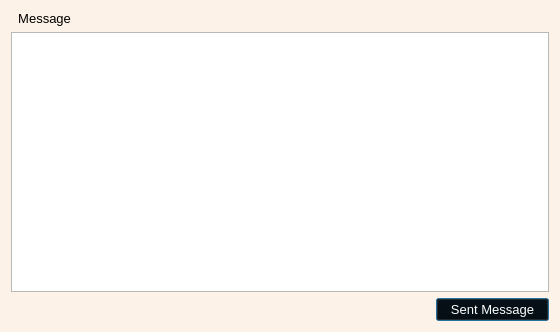
<?xml version="1.0" encoding="UTF-8"?>
<ui version="4.0">
 <class>Dialog</class>
 <widget class="QDialog" name="Dialog">
  <property name="windowModality">
   <enum>Qt::ApplicationModal</enum>
  </property>
  <property name="geometry">
   <rect>
    <x>0</x>
    <y>0</y>
    <width>560</width>
    <height>332</height>
   </rect>
  </property>
  <property name="windowTitle">
   <string>Dialog</string>
  </property>
  <property name="styleSheet">
   <string notr="true">QDialog#Dialog{background-color: rgb(252, 242, 231);}</string>
  </property>
  <layout class="QGridLayout" name="gridLayout_4">
   <item row="1" column="1">
    <spacer name="horizontalSpacer">
     <property name="orientation">
      <enum>Qt::Horizontal</enum>
     </property>
     <property name="sizeHint" stdset="0">
      <size>
       <width>135</width>
       <height>20</height>
      </size>
     </property>
    </spacer>
   </item>
   <item row="0" column="0" colspan="3">
    <layout class="QGridLayout" name="gridLayout_3">
     <item row="0" column="0">
      <widget class="QLabel" name="label_7">
       <property name="font">
        <font>
         <pointsize>10</pointsize>
        </font>
       </property>
       <property name="text">
        <string>  Message</string>
       </property>
      </widget>
     </item>
     <item row="1" column="0">
      <widget class="QTextEdit" name="messages"/>
     </item>
    </layout>
   </item>
   <item row="1" column="2">
    <widget class="QPushButton" name="sentb">
     <property name="font">
      <font>
       <pointsize>10</pointsize>
      </font>
     </property>
     <property name="styleSheet">
      <string notr="true">background-color: rgb(0, 0, 0);
color: rgb(255, 255, 255);</string>
     </property>
     <property name="text">
      <string>   Sent Message   </string>
     </property>
     <property name="shortcut">
      <string>Return</string>
     </property>
    </widget>
   </item>
  </layout>
 </widget>
 <resources/>
 <connections/>
</ui>
